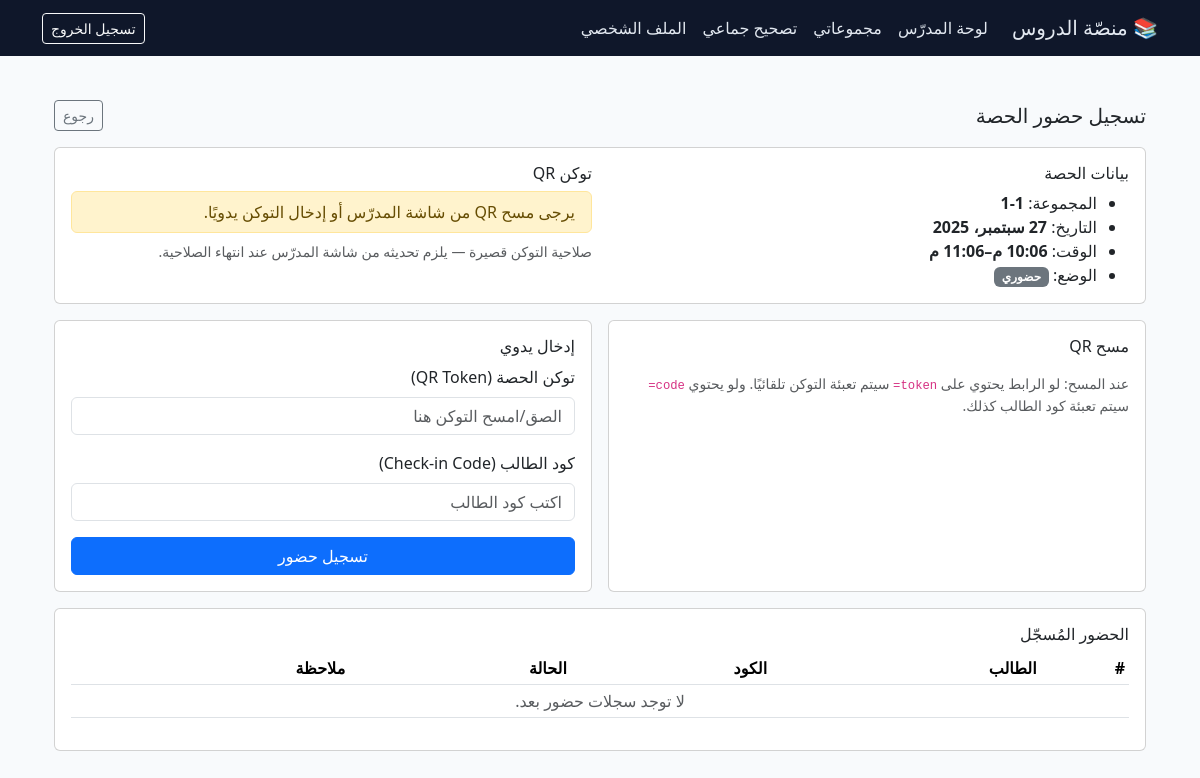
Page /attendance/scan/1/ (signed in) on the committed database.
### core/models.py (models this page shows, shortened)
class ClassSession(models.Model):
    group = models.ForeignKey(
        Group,
        on_delete=models.CASCADE,
        related_name="sessions",
        verbose_name=_("المجموعة"),
    )
    teacher = models.ForeignKey(
        TeacherProfile, on_delete=models.PROTECT, verbose_name=_("المدرّس")
    )
    subject = models.ForeignKey(
        Subject,
        on_delete=models.SET_NULL,
        null=True,
        blank=True,
        verbose_name=_("المادة"),
    )
    date = models.DateField(_("التاريخ"))
    start_time = models.TimeField(_("وقت البداية"))
    end_time = models.TimeField(_("وقت النهاية"))
    topic = models.CharField(_("الموضوع"), max_length=200, blank=True)
    is_online = models.BooleanField(_("أونلاين؟"), default=True)
    meeting_link = models.URLField(_("رابط الحصة"), blank=True)
    notes = models.TextField(_("ملاحظات"), blank=True)
    qr_token = models.CharField(_("توكن QR"), max_length=64, blank=True)
    qr_token_expires_at = models.DateTimeField(
        _("انتهاء التوكن"), null=True, blank=True
    )
    class Meta:
        verbose_name = _("حصة")
        verbose_name_plural = _("حصص")
        unique_together = ("group", "date", "start_time")
    def qr_token_valid(self, token: str) -> bool:
        return (
            token
            and self.qr_token
            and token == self.qr_token
            and self.qr_token_expires_at
            and timezone.now() <= self.qr_token_expires_at
        )

class Group(models.Model):
    class Grade(models.TextChoices):
        G1 = "G1", _("الصف 1 الابتدائي")
        G2 = "G2", _("الصف 2 الابتدائي")
        G3 = "G3", _("الصف 3 الابتدائي  ")
        G4 = "G4", _("الصف 4 الابتدائي")
        G5 = "G5", _("الصف 5 الابتدائي")
        G6 = "G6",_("الصف 1 الاعدادي")
        G7 = "G7", _("الصف 2 الاعدادي")
        G8 = "G8", _("الصف 3 الاعدادي")
        G9 = "G9", _("الصف 1 الثانوي")
        G10 = "G10",_("الصف 2 الثانوي")
        G11 = "G11", _("الصف 3 الثانوي")
        OTHER = "OTHER", _("أخرى")
    academic_year = models.ForeignKey(
        AcademicYear,
        on_delete=models.CASCADE,
        related_name="groups",
        verbose_name=_("السنة الدراسية"),
    )
    name = models.CharField(_("اسم المجموعة"), max_length=100)
    grade = models.CharField(_("الصف الدراسي"), max_length=10, choices=Grade.choices)
    capacity = models.PositiveIntegerField(_("السعة"), default=30)
    teacher = models.ForeignKey(
        TeacherProfile,
        on_delete=models.PROTECT,
        related_name="teachergroups",
        verbose_name=_("المدرّس"),
    )
    subject = models.ForeignKey(
        Subject,
        on_delete=models.PROTECT,
        null=False,
        blank=False,
        related_name="groupssubject",
        verbose_name=_("المادة (افتراضي)"),
    )
    note = models.TextField(_("ملاحظات"), blank=True)
    class Meta:
        verbose_name = _("مجموعة")
        verbose_name_plural = _("مجموعات")
        unique_together = ("academic_year", "name")

### core/views.py (the view, shortened to what this page needs)
def attendance_scan(request, session_id: int):
    s = get_object_or_404(ClassSession.objects.select_related("group"), id=session_id)
    token = request.GET.get("token") or request.POST.get("token") or ""
    if not s.qr_token_valid(token):
        if request.method == "POST":
            return HttpResponseBadRequest(
                "رمز غير صالح أو منتهي. اطلب من المعلم تحديث QR."
            )
        expired = True
    else:
        expired = False
    return render(
        request,
        "core/attendance_scan.html",
        {
            "session": s,
            "token": token,
            "expired": expired,
        },
    )

### core/context_processors.py (called while the page is built)
def user_roles(request):
    u = getattr(request, "user", None)
    return {
        "is_auth": bool(u and u.is_authenticated),
        "is_teacher": bool(u and u.is_authenticated and hasattr(u, "teacherprofile")),
        "is_parent": bool(u and u.is_authenticated and hasattr(u, "parent_profile")),
        "is_student": bool(u and u.is_authenticated and hasattr(u, "student_profile")),
    }

### core/templates/core/attendance_scan.html (shortened to what this page needs)
{% extends "base.html" %}
{% load static %}
{% block content %}
<div class="container py-4">
  <div class="d-flex justify-content-between align-items-center mb-3">
    <h1 class="h5 m-0">تسجيل حضور الحصة</h1>
    <a class="btn btn-outline-secondary btn-sm" href="{% url 'core:dashboard' %}">رجوع</a>
  </div>
  <div class="card p-3 mb-3">
    <div class="row g-3">
      <div class="col-lg-6">
        <h2 class="h6">بيانات الحصة</h2>
        <ul class="m-0">
          <li>المجموعة: <strong>{{ session.group.name }}</strong></li>
          <li>التاريخ: <strong>{{ session.date }}</strong></li>
          <li>الوقت: <strong>{{ session.start_time }}–{{ session.end_time }}</strong></li>
          <li>الوضع: {% if session.is_online %}<span class="badge bg-success">أونلاين</span>{% else %}<span class="badge bg-secondary">حضوري</span>{% endif %}</li>
        </ul>
      </div>
      <div class="col-lg-6">
        <h2 class="h6">توكن QR</h2>
        {% if token %}
          <div class="alert alert-success py-2 mb-2">تم إستلام التوكن بنجاح.</div>
        {% else %}
          <div class="alert alert-warning py-2 mb-2">يرجى مسح QR من شاشة المدرّس أو إدخال التوكن يدويًا.</div>
        {% endif %}
        <div class="mb-2 small text-muted">صلاحية التوكن قصيرة — يلزم تحديثه من شاشة المدرّس عند انتهاء الصلاحية.</div>
      </div>
    </div>
  </div>
  <div class="row g-3">
    <div class="col-lg-6">
      <div class="card p-3 h-100">
        <h2 class="h6 mb-2">مسح QR</h2>
        <div class="small text-muted mt-2">عند المسح: لو الرابط يحتوي على <code>token=</code> سيتم تعبئة التوكن تلقائيًا. ولو يحتوي <code>code=</code> سيتم تعبئة كود الطالب كذلك.</div>
      </div>
    </div>
    <div class="col-lg-6">
      <div class="card p-3 h-100">
        <h2 class="h6 mb-2">إدخال يدوي</h2>
        <form method="post" class="d-grid gap-2">{% csrf_token %}
          <div class="mb-2">
            <label class="form-label">توكن الحصة (QR Token)</label>
            <input class="form-control" type="text" name="token" id="token-input" value="{{ token|default:'' }}" placeholder="الصق/امسح التوكن هنا">
          </div>
          <div class="mb-2">
            <label class="form-label">كود الطالب (Check-in Code)</label>
            <input class="form-control" type="text" name="code" id="code-input" placeholder="اكتب كود الطالب">
          </div>
          <button class="btn btn-primary">تسجيل حضور</button>
        </form>
      </div>
    </div>
  </div>
  <div class="card p-3 mt-3">
    <h2 class="h6 mb-2">الحضور المُسجّل</h2>
    <div class="table-responsive">
      <table class="table table-sm align-middle">
        <thead><tr><th>#</th><th>الطالب</th><th>الكود</th><th>الحالة</th><th>ملاحظة</th></tr></thead>
        <tbody>
          {% for att in attendance_list %}
            <tr>
              <td>{{ forloop.counter }}</td>
              <td>{{ att.student.first_name }} {{ att.student.last_name }}</td>
              <td>{{ att.student.checkin_code|default:"—" }}</td>
              <td>
                {% if att.status == "PRESENT" %}<span class="badge bg-success">حاضر</span>
                {% elif att.status == "LATE" %}<span class="badge bg-warning text-dark">متأخّر</span>
                {% elif att.status == "EXCUSED" %}<span class="badge bg-info text-dark">معذور</span>
                {% else %}<span class="badge bg-secondary">غائب</span>{% endif %}
              </td>
              <td>{{ att.note|default:"—" }}</td>
            </tr>
          {% empty %}
            <tr><td colspan="5" class="text-center text-muted">لا توجد سجلات حضور بعد.</td></tr>
          {% endfor %}
        </tbody>
      </table>
    </div>
  </div>
</div>
{% endblock %}

### core/templates/base.html (style rules this page uses)
body { background:#f8fafc }

### rows in the picture
ClassSession: group.name "1-1", date "27 سبتمبر، 2025", start_time "10:06 م", end_time "11:06 م"
